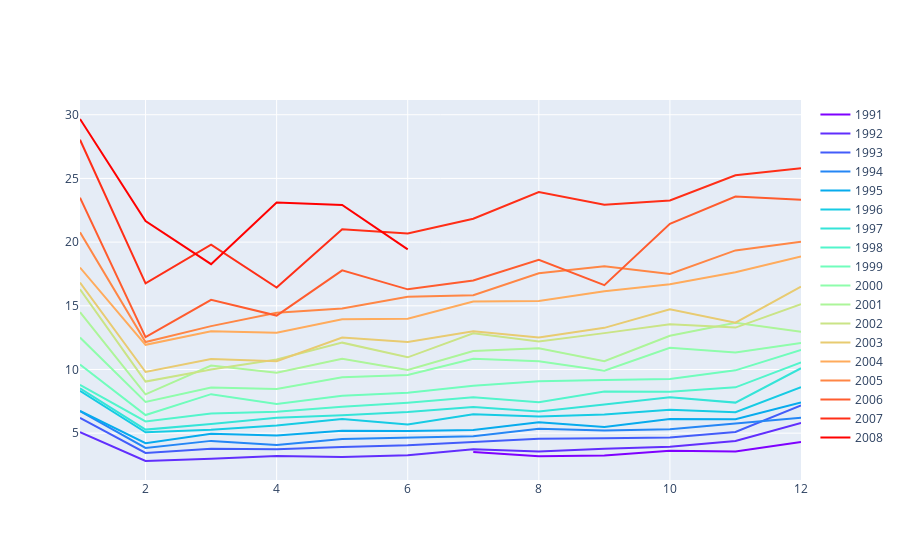

This figure's notebook cell:
### Code cell
#Seasonality plot of Australian anti-diabetic drug sales
iplot(seasonplot(a10, "month"))

### Figure 1 — Plotly figure (JSON) as saved in the notebook; plotly's stock layout.template omitted (floating-point values rounded to 4 significant figures)
{"data": [{"connectgaps": true, "line": {"color": "rgb(127,0,255,255)", "width": 2}, "mode": "lines", "name": "1991", "type": "scatter", "x": [7, 8, 9, 10, 11, 12], "y": [3.527, 3.181, 3.252, 3.611, 3.566, 4.306]}, {"connectgaps": true, "line": {"color": "rgb(97,46,253,255)", "width": 2}, "mode": "lines", "name": "1992", "type": "scatter", "x": [1, 2, 3, 4, 5, 6, 7, 8, 9, 10, 11, 12], "y": [5.088, 2.815, 2.986, 3.205, 3.128, 3.271, 3.738, 3.559, 3.777, 3.924, 4.387, 5.811]}, {"connectgaps": true, "line": {"color": "rgb(67,92,250,255)", "width": 2}, "mode": "lines", "name": "1993", "type": "scatter", "x": [1, 2, 3, 4, 5, 6, 7, 8, 9, 10, 11, 12], "y": [6.192, 3.451, 3.772, 3.734, 3.905, 4.05, 4.316, 4.562, 4.609, 4.668, 5.094, 7.18]}, {"connectgaps": true, "line": {"color": "rgb(37,134,245,255)", "width": 2}, "mode": "lines", "name": "1994", "type": "scatter", "x": [1, 2, 3, 4, 5, 6, 7, 8, 9, 10, 11, 12], "y": [6.731, 3.841, 4.394, 4.075, 4.541, 4.646, 4.753, 5.351, 5.204, 5.302, 5.774, 6.205]}, {"connectgaps": true, "line": {"color": "rgb(7,171,237,255)", "width": 2}, "mode": "lines", "name": "1995", "type": "scatter", "x": [1, 2, 3, 4, 5, 6, 7, 8, 9, 10, 11, 12], "y": [6.749, 4.216, 4.949, 4.823, 5.195, 5.171, 5.257, 5.855, 5.491, 6.115, 6.088, 7.417]}, {"connectgaps": true, "line": {"color": "rgb(22,203,228,255)", "width": 2}, "mode": "lines", "name": "1996", "type": "scatter", "x": [1, 2, 3, 4, 5, 6, 7, 8, 9, 10, 11, 12], "y": [8.329, 5.07, 5.263, 5.597, 6.11, 5.689, 6.487, 6.301, 6.467, 6.829, 6.649, 8.607]}, {"connectgaps": true, "line": {"color": "rgb(52,228,216,255)", "width": 2}, "mode": "lines", "name": "1997", "type": "scatter", "x": [1, 2, 3, 4, 5, 6, 7, 8, 9, 10, 11, 12], "y": [8.524, 5.278, 5.714, 6.215, 6.412, 6.668, 7.051, 6.705, 7.251, 7.82, 7.398, 10.1]}, {"connectgaps": true, "line": {"color": "rgb(82,245,203,255)", "width": 2}, "mode": "lines", "name": "1998", "type": "scatter", "x": [1, 2, 3, 4, 5, 6, 7, 8, 9, 10, 11, 12], "y": [8.799, 5.918, 6.534, 6.676, 7.064, 7.383, 7.813, 7.432, 8.275, 8.26, 8.596, 10.56]}, {"connectgaps": true, "line": {"color": "rgb(112,253,188,255)", "width": 2}, "mode": "lines", "name": "1999", "type": "scatter", "x": [1, 2, 3, 4, 5, 6, 7, 8, 9, 10, 11, 12], "y": [10.39, 6.422, 8.063, 7.298, 7.937, 8.165, 8.717, 9.071, 9.177, 9.252, 9.933, 11.53]}, {"connectgaps": true, "line": {"color": "rgb(142,253,171,255)", "width": 2}, "mode": "lines", "name": "2000", "type": "scatter", "x": [1, 2, 3, 4, 5, 6, 7, 8, 9, 10, 11, 12], "y": [12.51, 7.457, 8.591, 8.474, 9.387, 9.56, 10.83, 10.64, 9.908, 11.71, 11.34, 12.08]}, {"connectgaps": true, "line": {"color": "rgb(172,245,153,255)", "width": 2}, "mode": "lines", "name": "2001", "type": "scatter", "x": [1, 2, 3, 4, 5, 6, 7, 8, 9, 10, 11, 12], "y": [14.5, 8.049, 10.31, 9.753, 10.85, 9.962, 11.44, 11.66, 10.65, 12.65, 13.67, 12.97]}, {"connectgaps": true, "line": {"color": "rgb(202,228,134,255)", "width": 2}, "mode": "lines", "name": "2002", "type": "scatter", "x": [1, 2, 3, 4, 5, 6, 7, 8, 9, 10, 11, 12], "y": [16.3, 9.053, 10.0, 10.79, 12.11, 10.95, 12.84, 12.2, 12.85, 13.54, 13.29, 15.13]}, {"connectgaps": true, "line": {"color": "rgb(232,203,113,255)", "width": 2}, "mode": "lines", "name": "2003", "type": "scatter", "x": [1, 2, 3, 4, 5, 6, 7, 8, 9, 10, 11, 12], "y": [16.83, 9.8, 10.82, 10.65, 12.51, 12.16, 13.0, 12.52, 13.27, 14.73, 13.67, 16.5]}, {"connectgaps": true, "line": {"color": "rgb(255,171,92,255)", "width": 2}, "mode": "lines", "name": "2004", "type": "scatter", "x": [1, 2, 3, 4, 5, 6, 7, 8, 9, 10, 11, 12], "y": [18.0, 11.94, 13.0, 12.88, 13.94, 13.99, 15.34, 15.37, 16.14, 16.69, 17.64, 18.87]}, {"connectgaps": true, "line": {"color": "rgb(255,134,69,255)", "width": 2}, "mode": "lines", "name": "2005", "type": "scatter", "x": [1, 2, 3, 4, 5, 6, 7, 8, 9, 10, 11, 12], "y": [20.78, 12.15, 13.4, 14.46, 14.8, 15.71, 15.83, 17.55, 18.1, 17.5, 19.35, 20.03]}, {"connectgaps": true, "line": {"color": "rgb(255,92,46,255)", "width": 2}, "mode": "lines", "name": "2006", "type": "scatter", "x": [1, 2, 3, 4, 5, 6, 7, 8, 9, 10, 11, 12], "y": [23.49, 12.54, 15.47, 14.23, 17.78, 16.29, 16.98, 18.61, 16.62, 21.43, 23.58, 23.33]}, {"connectgaps": true, "line": {"color": "rgb(255,46,23,255)", "width": 2}, "mode": "lines", "name": "2007", "type": "scatter", "x": [1, 2, 3, 4, 5, 6, 7, 8, 9, 10, 11, 12], "y": [28.04, 16.76, 19.79, 16.43, 21.0, 20.68, 21.83, 23.93, 22.93, 23.26, 25.25, 25.81]}, {"connectgaps": true, "line": {"color": "rgb(255,0,0,255)", "width": 2}, "mode": "lines", "name": "2008", "type": "scatter", "x": [1, 2, 3, 4, 5, 6], "y": [29.67, 21.65, 18.26, 23.11, 22.91, 19.43]}], "layout": {}}
